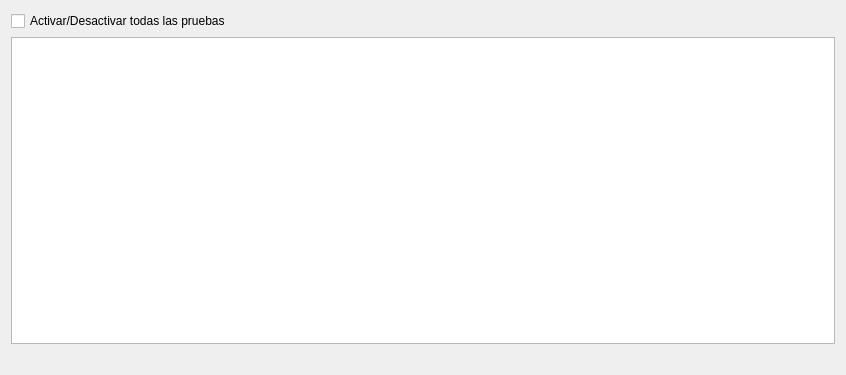
<?xml version="1.0" encoding="UTF-8"?>
<ui version="4.0">
 <class>SyncCommandList</class>
 <widget class="QWidget" name="SyncCommandList">
  <property name="geometry">
   <rect>
    <x>0</x>
    <y>0</y>
    <width>846</width>
    <height>375</height>
   </rect>
  </property>
  <property name="windowTitle">
   <string>Lista de Comandos</string>
  </property>
  <layout class="QVBoxLayout" name="verticalLayout">
   <item>
    <widget class="QCheckBox" name="checkBox">
     <property name="text">
      <string>Activar/Desactivar todas las pruebas</string>
     </property>
    </widget>
   </item>
   <item>
    <widget class="GTableWidget" name="tableWidget">
     <property name="maximumSize">
      <size>
       <width>16777215</width>
       <height>16777215</height>
      </size>
     </property>
    </widget>
   </item>
   <item>
    <spacer name="horizontalSpacer">
     <property name="orientation">
      <enum>Qt::Horizontal</enum>
     </property>
     <property name="sizeHint" stdset="0">
      <size>
       <width>40</width>
       <height>20</height>
      </size>
     </property>
    </spacer>
   </item>
  </layout>
  <action name="actionEdit">
   <property name="icon">
    <iconset resource="resources.qrc">
     <normaloff>:/prefix/icons/edit.svg</normaloff>:/prefix/icons/edit.svg</iconset>
   </property>
   <property name="text">
    <string>Editar</string>
   </property>
   <property name="toolTip">
    <string>Editar comando</string>
   </property>
  </action>
  <action name="actionInsert">
   <property name="icon">
    <iconset resource="resources.qrc">
     <normaloff>:/prefix/icons/add-1.svg</normaloff>:/prefix/icons/add-1.svg</iconset>
   </property>
   <property name="text">
    <string>Insertar</string>
   </property>
   <property name="toolTip">
    <string>Insertar comando</string>
   </property>
  </action>
  <action name="actionRemove">
   <property name="icon">
    <iconset resource="resources.qrc">
     <normaloff>:/prefix/icons/minus-1.svg</normaloff>:/prefix/icons/minus-1.svg</iconset>
   </property>
   <property name="text">
    <string>Eliminar</string>
   </property>
   <property name="toolTip">
    <string>Eliminar comando</string>
   </property>
  </action>
  <action name="actionMove_Up">
   <property name="text">
    <string>Mover Arriba</string>
   </property>
  </action>
  <action name="actionMove_Down">
   <property name="text">
    <string>Mover Abajo</string>
   </property>
  </action>
  <action name="actionDuplicate">
   <property name="text">
    <string>Duplicar</string>
   </property>
  </action>
  <action name="actionMove_Last">
   <property name="text">
    <string>Mover al final</string>
   </property>
  </action>
  <action name="actionMove_First">
   <property name="text">
    <string>Mover al inicio</string>
   </property>
  </action>
 </widget>
 <customwidgets>
  <customwidget>
   <class>GTableWidget</class>
   <extends>QTableWidget</extends>
   <header>src/gtablewidget.h</header>
  </customwidget>
 </customwidgets>
 <resources>
  <include location="resources.qrc"/>
 </resources>
 <connections/>
</ui>
